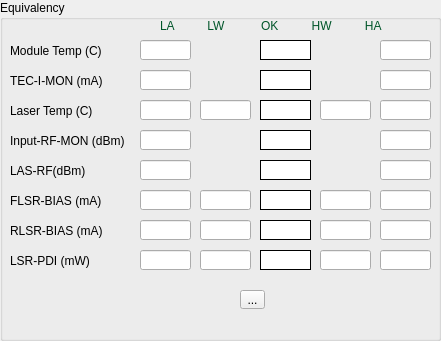
  <widget class="QGroupBox" name="groupBox_Un">
   <property name="geometry">
    <rect>
     <x>420</x>
     <y>10</y>
     <width>441</width>
     <height>341</height>
    </rect>
   </property>
   <property name="styleSheet">
    <string notr="true">border-color: rgb(0, 168, 81);</string>
   </property>
   <property name="title">
    <string>Equivalency</string>
   </property>
   <widget class="QLabel" name="label_16">
    <property name="geometry">
     <rect>
      <x>10</x>
      <y>40</y>
      <width>111</width>
      <height>21</height>
     </rect>
    </property>
    <property name="styleSheet">
     <string notr="true">font: 10pt &quot;MS Shell Dlg 2&quot;;</string>
    </property>
    <property name="frameShape">
     <enum>QFrame::NoFrame</enum>
    </property>
    <property name="text">
     <string>Module Temp (C)</string>
    </property>
   </widget>
   <widget class="QLabel" name="label_19">
    <property name="geometry">
     <rect>
      <x>10</x>
      <y>220</y>
      <width>111</width>
      <height>21</height>
     </rect>
    </property>
    <property name="styleSheet">
     <string notr="true">font: 10pt &quot;MS Shell Dlg 2&quot;;</string>
    </property>
    <property name="frameShape">
     <enum>QFrame::NoFrame</enum>
    </property>
    <property name="text">
     <string>RLSR-BIAS (mA)</string>
    </property>
   </widget>
   <widget class="QLabel" name="label_20">
    <property name="geometry">
     <rect>
      <x>10</x>
      <y>100</y>
      <width>111</width>
      <height>21</height>
     </rect>
    </property>
    <property name="styleSheet">
     <string notr="true">font: 10pt &quot;MS Shell Dlg 2&quot;;</string>
    </property>
    <property name="frameShape">
     <enum>QFrame::NoFrame</enum>
    </property>
    <property name="text">
     <string>Laser Temp (C)</string>
    </property>
   </widget>
   <widget class="QLabel" name="label_21">
    <property name="geometry">
     <rect>
      <x>10</x>
      <y>190</y>
      <width>111</width>
      <height>21</height>
     </rect>
    </property>
    <property name="styleSheet">
     <string notr="true">font: 10pt &quot;MS Shell Dlg 2&quot;;</string>
    </property>
    <property name="frameShape">
     <enum>QFrame::NoFrame</enum>
    </property>
    <property name="text">
     <string>FLSR-BIAS (mA)</string>
    </property>
   </widget>
   <widget class="QLabel" name="label_23">
    <property name="geometry">
     <rect>
      <x>10</x>
      <y>70</y>
      <width>111</width>
      <height>21</height>
     </rect>
    </property>
    <property name="styleSheet">
     <string notr="true">font: 10pt &quot;MS Shell Dlg 2&quot;;</string>
    </property>
    <property name="frameShape">
     <enum>QFrame::NoFrame</enum>
    </property>
    <property name="text">
     <string>TEC-I-MON (mA)</string>
    </property>
   </widget>
   <widget class="QLabel" name="label_13">
    <property name="geometry">
     <rect>
      <x>10</x>
      <y>130</y>
      <width>119</width>
      <height>21</height>
     </rect>
    </property>
    <property name="styleSheet">
     <string notr="true">font: 10pt &quot;MS Shell Dlg 2&quot;;</string>
    </property>
    <property name="frameShape">
     <enum>QFrame::NoFrame</enum>
    </property>
    <property name="text">
     <string>Input-RF-MON (dBm)</string>
    </property>
   </widget>
   <widget class="QLabel" name="label_14">
    <property name="geometry">
     <rect>
      <x>10</x>
      <y>160</y>
      <width>111</width>
      <height>21</height>
     </rect>
    </property>
    <property name="styleSheet">
     <string notr="true">font: 10pt &quot;MS Shell Dlg 2&quot;;</string>
    </property>
    <property name="frameShape">
     <enum>QFrame::NoFrame</enum>
    </property>
    <property name="text">
     <string>LAS-RF(dBm)</string>
    </property>
   </widget>
   <widget class="QLabel" name="label_17">
    <property name="geometry">
     <rect>
      <x>10</x>
      <y>250</y>
      <width>111</width>
      <height>21</height>
     </rect>
    </property>
    <property name="styleSheet">
     <string notr="true">font: 10pt &quot;MS Shell Dlg 2&quot;;</string>
    </property>
    <property name="frameShape">
     <enum>QFrame::NoFrame</enum>
    </property>
    <property name="text">
     <string>LSR-PDI (mW)</string>
    </property>
   </widget>
   <widget class="QLabel" name="LAS_RF_OK_2">
    <property name="geometry">
     <rect>
      <x>260</x>
      <y>160</y>
      <width>51</width>
      <height>20</height>
     </rect>
    </property>
    <property name="styleSheet">
     <string notr="true">background-color: rgb(255, 255, 255);
border-color: rgb(0, 0, 0);
font: 11pt &quot;MS Shell Dlg 2&quot;;</string>
    </property>
    <property name="frameShape">
     <enum>QFrame::Box</enum>
    </property>
    <property name="frameShadow">
     <enum>QFrame::Plain</enum>
    </property>
    <property name="text">
     <string/>
    </property>
    <property name="alignment">
     <set>Qt::AlignCenter</set>
    </property>
   </widget>
   <widget class="QLabel" name="TEC_I_MON_OK_2">
    <property name="geometry">
     <rect>
      <x>260</x>
      <y>70</y>
      <width>51</width>
      <height>20</height>
     </rect>
    </property>
    <property name="styleSheet">
     <string notr="true">background-color: rgb(255, 255, 255);
border-color: rgb(0, 0, 0);
font: 11pt &quot;MS Shell Dlg 2&quot;;</string>
    </property>
    <property name="frameShape">
     <enum>QFrame::Box</enum>
    </property>
    <property name="frameShadow">
     <enum>QFrame::Plain</enum>
    </property>
    <property name="text">
     <string/>
    </property>
    <property name="alignment">
     <set>Qt::AlignCenter</set>
    </property>
   </widget>
   <widget class="QLabel" name="LSR_PDI_OK_2">
    <property name="geometry">
     <rect>
      <x>260</x>
      <y>250</y>
      <width>51</width>
      <height>20</height>
     </rect>
    </property>
    <property name="styleSheet">
     <string notr="true">background-color: rgb(255, 255, 255);
border-color: rgb(0, 0, 0);
font: 11pt &quot;MS Shell Dlg 2&quot;;</string>
    </property>
    <property name="frameShape">
     <enum>QFrame::Box</enum>
    </property>
    <property name="frameShadow">
     <enum>QFrame::Plain</enum>
    </property>
    <property name="text">
     <string/>
    </property>
    <property name="alignment">
     <set>Qt::AlignCenter</set>
    </property>
   </widget>
   <widget class="QLabel" name="ModuleTemp_OK_2">
    <property name="geometry">
     <rect>
      <x>260</x>
      <y>40</y>
      <width>51</width>
      <height>20</height>
     </rect>
    </property>
    <property name="styleSheet">
     <string notr="true">background-color: rgb(255, 255, 255);
border-color: rgb(0, 0, 0);
font: 11pt &quot;MS Shell Dlg 2&quot;;</string>
    </property>
    <property name="frameShape">
     <enum>QFrame::Box</enum>
    </property>
    <property name="frameShadow">
     <enum>QFrame::Plain</enum>
    </property>
    <property name="text">
     <string/>
    </property>
    <property name="alignment">
     <set>Qt::AlignCenter</set>
    </property>
   </widget>
   <widget class="QLabel" name="FLSR_BIAS_OK_2">
    <property name="geometry">
     <rect>
      <x>260</x>
      <y>190</y>
      <width>51</width>
      <height>20</height>
     </rect>
    </property>
    <property name="styleSheet">
     <string notr="true">background-color: rgb(255, 255, 255);
border-color: rgb(0, 0, 0);
font: 11pt &quot;MS Shell Dlg 2&quot;;</string>
    </property>
    <property name="frameShape">
     <enum>QFrame::Box</enum>
    </property>
    <property name="frameShadow">
     <enum>QFrame::Plain</enum>
    </property>
    <property name="text">
     <string/>
    </property>
    <property name="alignment">
     <set>Qt::AlignCenter</set>
    </property>
   </widget>
   <widget class="QLabel" name="RLSR_BIAS_OK_2">
    <property name="geometry">
     <rect>
      <x>260</x>
      <y>220</y>
      <width>51</width>
      <height>20</height>
     </rect>
    </property>
    <property name="styleSheet">
     <string notr="true">background-color: rgb(255, 255, 255);
border-color: rgb(0, 0, 0);
font: 11pt &quot;MS Shell Dlg 2&quot;;</string>
    </property>
    <property name="frameShape">
     <enum>QFrame::Box</enum>
    </property>
    <property name="frameShadow">
     <enum>QFrame::Plain</enum>
    </property>
    <property name="text">
     <string/>
    </property>
    <property name="alignment">
     <set>Qt::AlignCenter</set>
    </property>
   </widget>
   <widget class="QLabel" name="Laser_Temp_OK_2">
    <property name="geometry">
     <rect>
      <x>260</x>
      <y>100</y>
      <width>51</width>
      <height>20</height>
     </rect>
    </property>
    <property name="styleSheet">
     <string notr="true">background-color: rgb(255, 255, 255);
border-color: rgb(0, 0, 0);
font: 11pt &quot;MS Shell Dlg 2&quot;;</string>
    </property>
    <property name="frameShape">
     <enum>QFrame::Box</enum>
    </property>
    <property name="frameShadow">
     <enum>QFrame::Plain</enum>
    </property>
    <property name="text">
     <string/>
    </property>
    <property name="alignment">
     <set>Qt::AlignCenter</set>
    </property>
   </widget>
   <widget class="QLabel" name="Input_RF_MON_OK_2">
    <property name="geometry">
     <rect>
      <x>260</x>
      <y>130</y>
      <width>51</width>
      <height>20</height>
     </rect>
    </property>
    <property name="styleSheet">
     <string notr="true">background-color: rgb(255, 255, 255);
border-color: rgb(0, 0, 0);
font: 11pt &quot;MS Shell Dlg 2&quot;;</string>
    </property>
    <property name="frameShape">
     <enum>QFrame::Box</enum>
    </property>
    <property name="frameShadow">
     <enum>QFrame::Plain</enum>
    </property>
    <property name="text">
     <string/>
    </property>
    <property name="alignment">
     <set>Qt::AlignCenter</set>
    </property>
   </widget>
   <widget class="QLabel" name="label_8">
    <property name="geometry">
     <rect>
      <x>160</x>
      <y>10</y>
      <width>271</width>
      <height>31</height>
     </rect>
    </property>
    <property name="styleSheet">
     <string notr="true">font: 75 10pt &quot;MS Shell Dlg 2&quot;;
color: rgb(0, 85, 41);</string>
    </property>
    <property name="text">
     <string>LA          LW           OK          HW          HA    </string>
    </property>
   </widget>
   <widget class="QLineEdit" name="ModuleTemp_LA_2">
    <property name="geometry">
     <rect>
      <x>140</x>
      <y>40</y>
      <width>51</width>
      <height>20</height>
     </rect>
    </property>
    <property name="font">
     <font>
      <pointsize>11</pointsize>
     </font>
    </property>
   </widget>
   <widget class="QLineEdit" name="FLSR_BIAS_LA_2">
    <property name="geometry">
     <rect>
      <x>140</x>
      <y>190</y>
      <width>51</width>
      <height>20</height>
     </rect>
    </property>
    <property name="font">
     <font>
      <pointsize>11</pointsize>
     </font>
    </property>
   </widget>
   <widget class="QLineEdit" name="LSR_PDI_LA_2">
    <property name="geometry">
     <rect>
      <x>140</x>
      <y>250</y>
      <width>51</width>
      <height>20</height>
     </rect>
    </property>
    <property name="font">
     <font>
      <family>MS Shell Dlg 2</family>
      <pointsize>11</pointsize>
      <weight>50</weight>
      <italic>false</italic>
      <bold>false</bold>
     </font>
    </property>
    <property name="styleSheet">
     <string notr="true"/>
    </property>
   </widget>
   <widget class="QLineEdit" name="Laser_Temp_LA_2">
    <property name="geometry">
     <rect>
      <x>140</x>
      <y>100</y>
      <width>51</width>
      <height>20</height>
     </rect>
    </property>
    <property name="font">
     <font>
      <pointsize>11</pointsize>
     </font>
    </property>
   </widget>
   <widget class="QLineEdit" name="RLSR_BIAS_LA_2">
    <property name="geometry">
     <rect>
      <x>140</x>
      <y>220</y>
      <width>51</width>
      <height>20</height>
     </rect>
    </property>
    <property name="font">
     <font>
      <pointsize>11</pointsize>
     </font>
    </property>
   </widget>
   <widget class="QLineEdit" name="Input_RF_MON_LA_2">
    <property name="geometry">
     <rect>
      <x>140</x>
      <y>130</y>
      <width>51</width>
      <height>20</height>
     </rect>
    </property>
    <property name="font">
     <font>
      <pointsize>11</pointsize>
     </font>
    </property>
   </widget>
   <widget class="QLineEdit" name="LAS_RF_LA_2">
    <property name="geometry">
     <rect>
      <x>140</x>
      <y>160</y>
      <width>51</width>
      <height>20</height>
     </rect>
    </property>
    <property name="font">
     <font>
      <pointsize>11</pointsize>
     </font>
    </property>
   </widget>
   <widget class="QLineEdit" name="TEC_I_MON_LA_2">
    <property name="geometry">
     <rect>
      <x>140</x>
      <y>70</y>
      <width>51</width>
      <height>20</height>
     </rect>
    </property>
    <property name="font">
     <font>
      <pointsize>11</pointsize>
     </font>
    </property>
   </widget>
   <widget class="QLineEdit" name="Laser_Temp_LW_2">
    <property name="geometry">
     <rect>
      <x>200</x>
      <y>100</y>
      <width>51</width>
      <height>20</height>
     </rect>
    </property>
    <property name="font">
     <font>
      <pointsize>11</pointsize>
     </font>
    </property>
   </widget>
   <widget class="QLineEdit" name="RLSR_BIAS_LW_2">
    <property name="geometry">
     <rect>
      <x>200</x>
      <y>220</y>
      <width>51</width>
      <height>20</height>
     </rect>
    </property>
    <property name="font">
     <font>
      <pointsize>11</pointsize>
     </font>
    </property>
   </widget>
   <widget class="QLineEdit" name="LSR_PDI_LW_2">
    <property name="geometry">
     <rect>
      <x>200</x>
      <y>250</y>
      <width>51</width>
      <height>20</height>
     </rect>
    </property>
    <property name="font">
     <font>
      <pointsize>11</pointsize>
     </font>
    </property>
   </widget>
   <widget class="QLineEdit" name="FLSR_BIAS_LW_2">
    <property name="geometry">
     <rect>
      <x>200</x>
      <y>190</y>
      <width>51</width>
      <height>20</height>
     </rect>
    </property>
    <property name="font">
     <font>
      <pointsize>11</pointsize>
     </font>
    </property>
   </widget>
   <widget class="QLineEdit" name="Laser_Temp_HW_2">
    <property name="geometry">
     <rect>
      <x>320</x>
      <y>100</y>
      <width>51</width>
      <height>20</height>
     </rect>
    </property>
    <property name="font">
     <font>
      <pointsize>11</pointsize>
     </font>
    </property>
   </widget>
   <widget class="QLineEdit" name="RLSR_BIAS_HW_2">
    <property name="geometry">
     <rect>
      <x>320</x>
      <y>220</y>
      <width>51</width>
      <height>20</height>
     </rect>
    </property>
    <property name="font">
     <font>
      <family>MS Shell Dlg 2</family>
      <pointsize>11</pointsize>
      <weight>50</weight>
      <italic>false</italic>
      <bold>false</bold>
     </font>
    </property>
    <property name="styleSheet">
     <string notr="true">font: 11pt &quot;MS Shell Dlg 2&quot;;</string>
    </property>
   </widget>
   <widget class="QLineEdit" name="FLSR_BIAS_HW_2">
    <property name="geometry">
     <rect>
      <x>320</x>
      <y>190</y>
      <width>51</width>
      <height>20</height>
     </rect>
    </property>
    <property name="font">
     <font>
      <pointsize>11</pointsize>
     </font>
    </property>
   </widget>
   <widget class="QLineEdit" name="LSR_PDI_HW_2">
    <property name="geometry">
     <rect>
      <x>320</x>
      <y>250</y>
      <width>51</width>
      <height>20</height>
     </rect>
    </property>
    <property name="font">
     <font>
      <pointsize>11</pointsize>
     </font>
    </property>
   </widget>
   <widget class="QLineEdit" name="TEC_I_MON_HA_2">
    <property name="geometry">
     <rect>
      <x>380</x>
      <y>70</y>
      <width>51</width>
      <height>20</height>
     </rect>
    </property>
    <property name="font">
     <font>
      <pointsize>11</pointsize>
     </font>
    </property>
   </widget>
   <widget class="QLineEdit" name="Laser_Temp_HA_2">
    <property name="geometry">
     <rect>
      <x>380</x>
      <y>100</y>
      <width>51</width>
      <height>20</height>
     </rect>
    </property>
    <property name="font">
     <font>
      <pointsize>11</pointsize>
     </font>
    </property>
   </widget>
   <widget class="QLineEdit" name="Input_RF_MON_HA_2">
    <property name="geometry">
     <rect>
      <x>380</x>
      <y>130</y>
      <width>51</width>
      <height>20</height>
     </rect>
    </property>
    <property name="font">
     <font>
      <pointsize>11</pointsize>
     </font>
    </property>
   </widget>
   <widget class="QLineEdit" name="LAS_RF_HA_2">
    <property name="geometry">
     <rect>
      <x>380</x>
      <y>160</y>
      <width>51</width>
      <height>20</height>
     </rect>
    </property>
    <property name="font">
     <font>
      <pointsize>11</pointsize>
     </font>
    </property>
   </widget>
   <widget class="QLineEdit" name="LSR_PDI_HA_2">
    <property name="geometry">
     <rect>
      <x>380</x>
      <y>250</y>
      <width>51</width>
      <height>20</height>
     </rect>
    </property>
    <property name="font">
     <font>
      <pointsize>11</pointsize>
     </font>
    </property>
   </widget>
   <widget class="QLineEdit" name="FLSR_BIAS_HA_2">
    <property name="geometry">
     <rect>
      <x>380</x>
      <y>190</y>
      <width>51</width>
      <height>20</height>
     </rect>
    </property>
    <property name="font">
     <font>
      <pointsize>11</pointsize>
     </font>
    </property>
   </widget>
   <widget class="QLineEdit" name="RLSR_BIAS_HA_2">
    <property name="geometry">
     <rect>
      <x>380</x>
      <y>220</y>
      <width>51</width>
      <height>20</height>
     </rect>
    </property>
    <property name="font">
     <font>
      <pointsize>11</pointsize>
     </font>
    </property>
   </widget>
   <widget class="QLineEdit" name="ModuleTemp_HA_2">
    <property name="geometry">
     <rect>
      <x>380</x>
      <y>40</y>
      <width>51</width>
      <height>20</height>
     </rect>
    </property>
    <property name="font">
     <font>
      <pointsize>11</pointsize>
     </font>
    </property>
   </widget>
   <widget class="QToolButton" name="textEditBu">
    <property name="geometry">
     <rect>
      <x>240</x>
      <y>290</y>
      <width>25</width>
      <height>19</height>
     </rect>
    </property>
    <property name="text">
     <string>...</string>
    </property>
   </widget>
  </widget>
